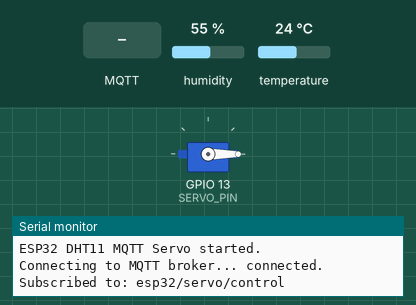
The sketch below on a simulated ESP32. Parts: servo, the last lines printed to the serial monitor. Inputs (shaded band) come from the test bench; at power-on: humidity 55 %, temperature 24 °C. WiFi joins after 1.5 s; servers stay silent unless stated; random numbers use the default seed unless the sketch sets one; no MQTT or app messages arrive unless stated.

Above: at 2.7 s.
2.8 s: MQTT message "OPEN" arrives on the first subscribed topic
At 4.0 s:
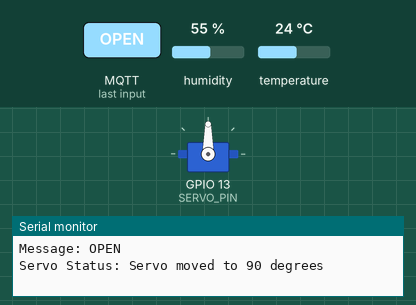
4.3 s: MQTT message "5" arrives on the first subscribed topic
At 5.4 s:
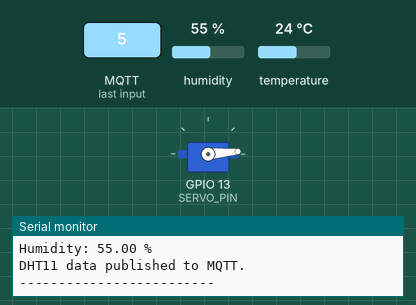
6.5 s: MQTT message "90" arrives on the first subscribed topic
At 7.0 s:
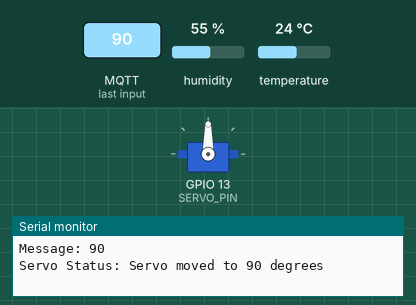
Timing chart, 0 to 9.5 s (numbered marks = the images above; inputs shaded):
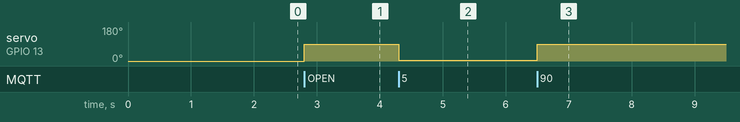

Measured:
- after the input at 2.8 s, servo on GPIO 13 (SERVO_PIN): 0° → 90° at once
- after the input at 4.3 s, servo on GPIO 13 (SERVO_PIN): 90° → 5° at once
- after the input at 6.5 s, servo on GPIO 13 (SERVO_PIN): 5° → 90° at once

The sketch:

esp32_dht11_mqtt_pub.ino
```cpp
#include <WiFi.h>
#include <PubSubClient.h>
#include "DHT.h"
#include <ESP32Servo.h>

// =======================
// WiFi Configuration
// =======================
const char* ssid = "myUUM_Guest";
const char* password = "";   // No password

// =======================
// MQTT Configuration
// =======================
const char* mqtt_server = "10.19.28.53";
const int mqtt_port = 1883;

// MQTT publish topics
const char* topic_temperature = "esp32/dht11/temperature";
const char* topic_humidity    = "esp32/dht11/humidity";
const char* topic_status      = "esp32/status";

// MQTT subscribe topic for servo
const char* topic_servo_control = "esp32/servo/control";
const char* topic_servo_status  = "esp32/servo/status";

// =======================
// DHT11 Configuration
// =======================
#define DHTPIN 4
#define DHTTYPE DHT11

DHT dht(DHTPIN, DHTTYPE);

// =======================
// Servo Configuration
// =======================
#define SERVO_PIN 13

Servo myServo;

const int SERVO_CLOSE = 0;
const int SERVO_OPEN  = 90;

int currentServoAngle = SERVO_CLOSE;

// =======================
// MQTT Client
// =======================
WiFiClient espClient;
PubSubClient client(espClient);

// Send DHT data every 5 seconds
unsigned long previousMillis = 0;
const long interval = 5000;

// =======================
// Connect to WiFi
// =======================
void setup_wifi() {
  delay(10);

  Serial.println();
  Serial.print("Connecting to WiFi: ");
  Serial.println(ssid);

  WiFi.begin(ssid, password);

  while (WiFi.status() != WL_CONNECTED) {
    delay(500);
    Serial.print(".");
  }

  Serial.println();
  Serial.println("WiFi connected.");
  Serial.print("ESP32 IP address: ");
  Serial.println(WiFi.localIP());
}

// =======================
// Publish Servo Status
// =======================
void publishServoStatus(String message) {
  client.publish(topic_servo_status, message.c_str());

  Serial.print("Servo Status: ");
  Serial.println(message);
}

// =======================
// Move Servo
// =======================
void moveServoTo(int angle) {
  if (angle < 0) {
    angle = 0;
  }

  if (angle > 180) {
    angle = 180;
  }

  myServo.write(angle);
  currentServoAngle = angle;

  String statusMessage = "Servo moved to " + String(angle) + " degrees";
  publishServoStatus(statusMessage);
}

// =======================
// MQTT Callback
// This runs when ESP32 receives MQTT message
// =======================
void mqttCallback(char* topic, byte* payload, unsigned int length) {
  String message = "";

  for (unsigned int i = 0; i < length; i++) {
    message += (char)payload[i];
  }

  message.trim();

  Serial.print("Message received from topic: ");
  Serial.println(topic);

  Serial.print("Message: ");
  Serial.println(message);

  if (String(topic) == topic_servo_control) {
    if (message == "OPEN" || message == "open") {
      moveServoTo(SERVO_OPEN);
    }
    else if (message == "CLOSE" || message == "close") {
      moveServoTo(SERVO_CLOSE);
    }
    else {
      int angle = message.toInt();

      if (angle >= 0 && angle <= 180) {
        moveServoTo(angle);
      } else {
        publishServoStatus("Invalid servo command");
      }
    }
  }
}

// =======================
// Reconnect to MQTT Broker
// =======================
void reconnect_mqtt() {
  while (!client.connected()) {
    Serial.print("Connecting to MQTT broker... ");

    String clientId = "ESP32_DHT11_SERVO_";
    clientId += String(random(0xffff), HEX);

    if (client.connect(clientId.c_str())) {
      Serial.println("connected.");

      client.publish(topic_status, "ESP32 connected to MQTT broker");

      client.subscribe(topic_servo_control);

      Serial.print("Subscribed to: ");
      Serial.println(topic_servo_control);

    } else {
      Serial.print("failed, rc=");
      Serial.print(client.state());
      Serial.println(" retrying in 5 seconds...");
      delay(5000);
    }
  }
}

// =======================
// Setup
// =======================
void setup() {
  Serial.begin(115200);

  dht.begin();

  myServo.setPeriodHertz(50);
  myServo.attach(SERVO_PIN, 500, 2400);
  myServo.write(SERVO_CLOSE);

  setup_wifi();

  client.setServer(mqtt_server, mqtt_port);
  client.setCallback(mqttCallback);

  Serial.println("ESP32 DHT11 MQTT Servo started.");
}

// =======================
// Main Loop
// =======================
void loop() {
  if (!client.connected()) {
    reconnect_mqtt();
  }

  client.loop();

  unsigned long currentMillis = millis();

  if (currentMillis - previousMillis >= interval) {
    previousMillis = currentMillis;

    float humidity = dht.readHumidity();
    float temperature = dht.readTemperature();

    if (isnan(humidity) || isnan(temperature)) {
      Serial.println("Failed to read from DHT11 sensor.");
      client.publish(topic_status, "Failed to read DHT11 sensor");
      return;
    }

    char tempString[8];
    char humString[8];

    dtostrf(temperature, 1, 2, tempString);
    dtostrf(humidity, 1, 2, humString);

    Serial.print("Temperature: ");
    Serial.print(tempString);
    Serial.println(" °C");

    Serial.print("Humidity: ");
    Serial.print(humString);
    Serial.println(" %");

    client.publish(topic_temperature, tempString);
    client.publish(topic_humidity, humString);

    Serial.println("DHT11 data published to MQTT.");
    Serial.println("-------------------------");
  }
}
```
